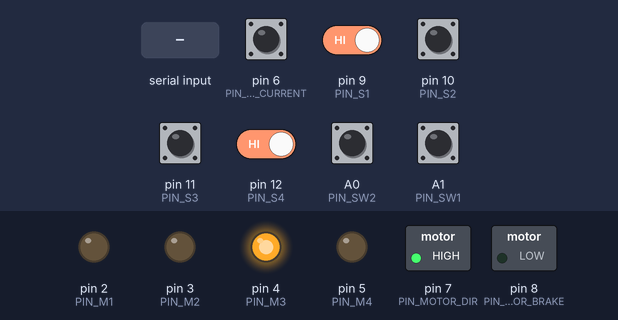
Recording of a sketch running on a simulated Arduino Uno, built with avr-gcc and run on an emulated ATmega328P. On the bench: switched loads named in the sketch (green lamp = pin HIGH), output pins drawn as LEDs (lit = HIGH). Dashed ring = blinking. Inputs (shaded band) come from the test bench; at power-on: A0 (PIN_SW2), A1 (PIN_SW1), pin 6 (PIN_OVER_CURRENT), pin 9 (PIN_S1), pin 10 (PIN_S2), pin 11 (PIN_S3), pin 12 (PIN_S4) HIGH. What the sketch prints to the serial monitor is not drawn.

Above: at 1.2 s.
1.3 s: "90,45\n" received over Serial
At 2.0 s:
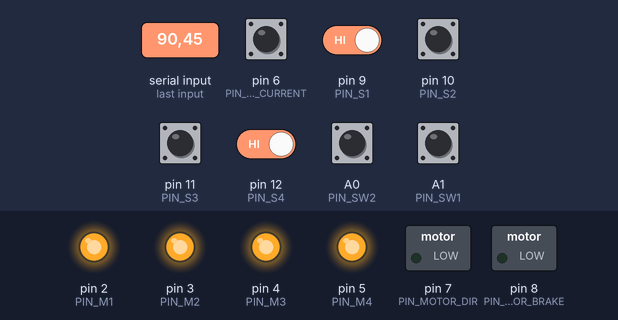
2.8 s: pin 9 (PIN_S1) driven LOW and pin 12 (PIN_S4) driven LOW
At 4.4 s:
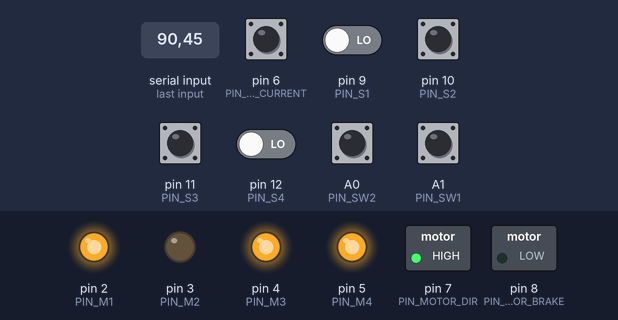
5.8 s: pin 11 (PIN_S3) pulled LOW for 0.15 s
At 8.7 s:
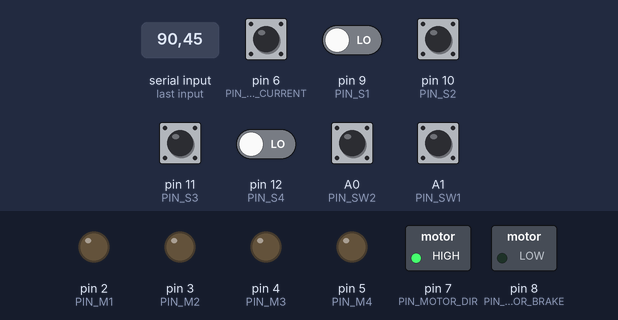
8.9 s: A1 (PIN_SW1) pulled LOW for 1 s
At 9.05 s:
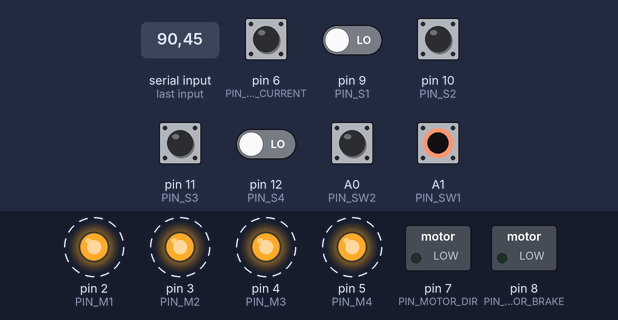
11.4 s: A1 (PIN_SW1) pulled LOW for 0.15 s
At 11.9 s:
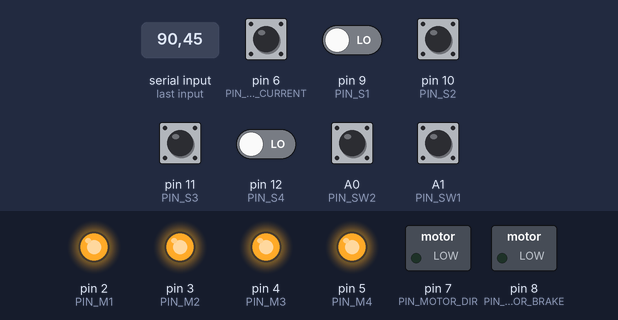
Timing chart, 0 to 14.4 s (numbered marks = the images above; inputs shaded):
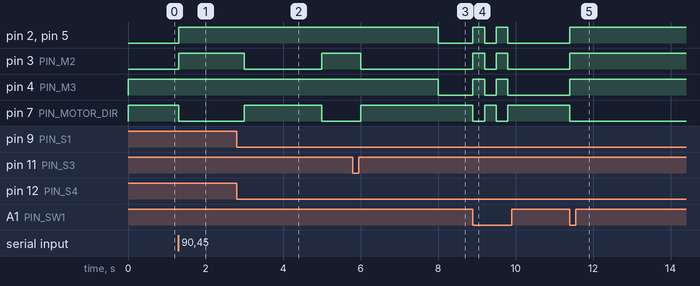

Measured:
- after the input at 1.3 s, pin 2 (PIN_M1), pin 3 (PIN_M2), pin 5 (PIN_M4): LOW → HIGH at once; pin 7 (PIN_MOTOR_DIR): HIGH → LOW at once
- after the input at 2.8 s, pin 3 (PIN_M2): HIGH → LOW after 0.20 s, → HIGH 2.0 s later; pin 7 (PIN_MOTOR_DIR): LOW → HIGH after 0.20 s, → LOW 2.0 s later
- after the input at 5.8 s, pin 2 (PIN_M1), pin 4 (PIN_M3), pin 5 (PIN_M4): HIGH → LOW after 2.2 s; pin 3 (PIN_M2): HIGH → LOW after 0.20 s; pin 7 (PIN_MOTOR_DIR): LOW → HIGH after 0.20 s
- after the input at 8.9 s, pin 2 (PIN_M1), pin 3 (PIN_M2), pin 4 (PIN_M3), pin 5 (PIN_M4): alternates HIGH for 0.30 s and LOW for 0.30 s, 4 changes in all, then stays LOW, starting at once; pin 7 (PIN_MOTOR_DIR): alternates HIGH for 0.30 s and LOW for 0.30 s, 4 changes in all, then stays HIGH, starting at once
- after the input at 11.4 s, pin 2 (PIN_M1), pin 3 (PIN_M2), pin 4 (PIN_M3), pin 5 (PIN_M4): LOW → HIGH at once; pin 7 (PIN_MOTOR_DIR): HIGH → LOW at once

The sketch:

Toolerator3000.ino
```cpp
/*
Toolerator 3000
Tool changer for EmcoTurn 120
Early style turret, 8 tool position
Uses LMD18245 motor driver
Revised 8/24/15--was not indexing correctly.

Requires the elapsedMillis library

pins:
A0:  Forward/stop button switch
A1:  next position button switch
A2-A7:  not used

D0:  (tx)
D1:  (rx)
D2-D5:  M1-M4 of LMD18245
D6:  LMD18245 Comparator output (low if current exceeds limit)
D7:  LMD18245 Direction (low/Fwd: 1=src 2=sink; high/Rev: 1=sink, 2=src)
D8:  LMD18245 Brake (active high) (not used)
D9-D12:  S1-S4 (inverted) from encoder (see below)
D13:  not used

Misc:
M1-M4 programs maximum current.  3A * M/16 = current limit

position to inputs D9-D12
   D12-D9
P  D12-D9  Val
1  1000 0x08
2  1100 0x0c
3  0100 0x04
4  0110 0x06
5  0010 0x02
6  0011 0x03
7  0001 0x01
8  1001 0x09

(D9-D12 are inverted from encoder PCB outputs S1-S4)


What happens:
The encoder values above are correct for the actual position.  To go to a position,
go until the encoder reports the correct position, continue going forward
for a brief period to set the pawl solidly into the new position,
then go backwards to lock the pawl.

At roughly 4.26 sec/rev, this is 0.53 sec/position.  So go past the desired position for
about 25% more, or 130 msec.  This is enough time for the pawl to get into the new position.

Commands:

pushbutton switch 1 (corner of board), toggle forward/off
pushbutton switch 2, move to next position

Ascii commands:
V:  return software version / help
Q:  return current encoder reading ("1"..."8" ) and individual bits S1-S4
    note--might not correspond to actual position??
F:  motor forward until S
S:  stop motor
R:  reverse motor until S
1...8:  go to position, report position when done or X if error


*/

#include <elapsedMillis.h>

#define VERSION_STRING "Toolerator 3000 version 1.4 Cursing Cat"

// motor currents:  full=15=3A, reverse hold=4=0.8A, reverse=15=3A
#define MOTOR_FORWARD_CURRENT 15
#define MOTOR_REVERSE_CURRENT 13
#define MOTOR_REVERSE_HOLD_CURRENT 4
#define MOTOR_OFF_CURRENT 0

#define PIN_MOTOR_DIR 7
#define PIN_MOTOR_BRAKE 8
#define PIN_M1 2
#define PIN_M2 3
#define PIN_M3 4
#define PIN_M4 5
#define PIN_OVER_CURRENT 6
#define PIN_SW2 A0
#define PIN_SW1 A1
#define PIN_S1 9
#define PIN_S2 10
#define PIN_S3 11
#define PIN_S4 12

int currentPosition = 0; // unknown
int targetPosition = 0;
int targetPositionPlusOne; // next position past target
int seenTargetPosition;
enum states { initState, waitForInputState, moveForwardToPositionState, moveReverseToLockState, queryState, versionState,
  motorForwardState, motorReverseState, motorStopState, moveForwardState, keepMovingForwardState} state;
enum motorDirections {forward, reverse} motorDirection;
int motorCurrent=0;

// timing
elapsedMillis timer; // unsigned int
elapsedMillis switchDeadTime;

// once switch active, don't re-activate until deadtime passes
#define DEADTIME 300

// timeout in milleseconds
#define FORWARD_TIMEOUT 7000
#define REVERSE_TIMEOUT 2000
#define IGNORE_OVER_CURRENT_TIMEOUT 500
#define FORWARD_PAWL_TIME 200

// buttons
int switchState=0;

// map inputs on D9-D12 to encoder position 1...8
const byte encoderToPosition[]={0,7,5,6,3,0,4,0,1,8,0,0,2,0,0,0};


// set up motorCurrent and motorDirection before call
void setMotor()
{
  // set direction
  if( motorDirection==forward)
     digitalWrite(PIN_MOTOR_DIR,0);
  else
     digitalWrite(PIN_MOTOR_DIR,1);

  // set current
  digitalWrite(PIN_M1, motorCurrent & 0x01);
  digitalWrite(PIN_M2, motorCurrent & 0x02);
  digitalWrite(PIN_M3, motorCurrent & 0x04);
  digitalWrite(PIN_M4, motorCurrent & 0x08);
  return;
}  // setMotor()


// returns positon 1..8
int readPosition()
{
  int encoder=0;
  encoder = digitalRead(PIN_S1);
  encoder += digitalRead(PIN_S2)<<1;
  encoder += digitalRead(PIN_S3)<<2;
  encoder += digitalRead(PIN_S4)<<3;
  return(encoderToPosition[encoder]);
}  // readPosition()


void setup()
{
  // init I/O pins
  pinMode(PIN_MOTOR_DIR,OUTPUT);
  pinMode(PIN_MOTOR_BRAKE,OUTPUT);
  pinMode(PIN_M1,OUTPUT);
  pinMode(PIN_M2,OUTPUT);
  pinMode(PIN_M3,OUTPUT);
  pinMode(PIN_M4,OUTPUT);
  pinMode(PIN_SW1,INPUT_PULLUP);
  pinMode(PIN_SW2,INPUT_PULLUP);
  pinMode(PIN_S1,INPUT_PULLUP);
  pinMode(PIN_S2,INPUT_PULLUP);
  pinMode(PIN_S3,INPUT_PULLUP);
  pinMode(PIN_S4,INPUT_PULLUP);
  pinMode(PIN_OVER_CURRENT,INPUT_PULLUP);
  Serial.begin(9600); // 9600 baud (via USB cable)
  state=initState;
  switchDeadTime=0;
}  // setup()


void loop()
{
  byte b;
  int encoder;


  switch(state)
  {
    case initState:  // initial state
      // brake off (brake not used elsewhere)
      digitalWrite(PIN_MOTOR_BRAKE,0);
      // set motor to reverse, current to hold
      motorCurrent=MOTOR_REVERSE_HOLD_CURRENT;
      motorDirection=reverse;
      setMotor();
      // print "T" for Toolerator 3000--ready message
      Serial.write('T');
      state=waitForInputState;
      break;

    // vqfsr1-8
    case waitForInputState:
      if (Serial.available() > 0)
      {
        b=Serial.read(); // reads 1 byte
        switch(b)
        {
          case 'Q':
            state=queryState;
            break;
          case 'V':
            state=versionState;
            break;
          case 'F':
            state=motorForwardState;
            break;
          case 'R':
            state=motorReverseState;
            break;
          case 'S':
            state=motorStopState;
            break;
          case '1':
          case '2':
          case '3':
          case '4':
          case '5':
          case '6':
          case '7':
          case '8':
            targetPosition=b-'0';
            if( currentPosition==targetPosition)
            {
              // no need to move--report success
              state=waitForInputState;
              Serial.write('0'+currentPosition);
            }
            else
            {
              state=moveForwardToPositionState;
              seenTargetPosition=0; // have not seen target position yet
              timer=0; // reset timeout timer
            }
            break;
          default:
            // unknown command
            Serial.write('?');
            // keep state
            break;
        } // switch(b)
      }  // if char available

      // now check switches
      // if switch 1, then toggle forward/off
      // if switch 2, move to next position
      if( (digitalRead(PIN_SW1)==LOW) && (switchDeadTime >= DEADTIME) )
      {
        switchState = !switchState;
        if( switchState ) // active?
        {
          state=motorForwardState;
        }
        else
          state=motorStopState;
        switchDeadTime=0; // reset dead time
      }

      if( (digitalRead(PIN_SW2)==LOW) && (switchDeadTime >= DEADTIME) )
      {
        state=moveForwardToPositionState;
        seenTargetPosition=0; // have not seen target position yet
        targetPosition= targetPosition+1;
        if( targetPosition > 8)
          targetPosition=1;
        timer=0; // reset timer for timeout
        switchDeadTime=0; // reset dead time
      }
      // note--no need to watch timeout in this state
      break;

    case queryState:
      // what is current position from encoder?
      encoder=0;
      Serial.write( '0'+ readPosition() );
      encoder = digitalRead(PIN_S1);
      encoder += digitalRead(PIN_S2)<<1;
      encoder += digitalRead(PIN_S3)<<2;
      encoder += digitalRead(PIN_S4)<<3;
      Serial.print(" ");
      Serial.println(encoder,BIN);
      state=waitForInputState;
      break;

    case versionState:
      Serial.println(VERSION_STRING);
      state=waitForInputState;
      break;

    case motorForwardState:
      // set motor to forward, current to forward
      motorCurrent=MOTOR_FORWARD_CURRENT;
      motorDirection=forward;
      setMotor();
      state=waitForInputState;
      break;

    case motorReverseState:
      // set motor to reverse, current to reverse
      motorCurrent=MOTOR_REVERSE_CURRENT;
      motorDirection=reverse;
      setMotor();
      state=waitForInputState;
      break;

    case motorStopState:
      // set motor current off
      motorCurrent=MOTOR_OFF_CURRENT;
      motorDirection=reverse; // could be forward...
      setMotor();
      state=waitForInputState;
      break;

    case moveForwardToPositionState:
      // keep moving forward direction
      motorCurrent=MOTOR_FORWARD_CURRENT;
      motorDirection=forward;
      setMotor();
      // have we seen the target position yet?
      if( readPosition() == targetPosition)
      {
        state=keepMovingForwardState;
        timer=0; // reset timer for going forward
      }
      if( timer >= FORWARD_TIMEOUT)
      {
        // timed out--took too long to get there
        Serial.write('X'); //error, timeout
        state=motorStopState; // or, could hang out in a dead state...
      }
      else // just waiting until we get there
      {
        // nothing
      }
      break;

    // keep going forward far enough to let pawl drop into new position
    // (the encoder can signal the target position before the pawl
    //  is ready to drop into place)
    case keepMovingForwardState:
      // long enough time?
      if( timer >= FORWARD_PAWL_TIME )
      {
        state=moveReverseToLockState;
        currentPosition=targetPosition; // since this may go away with reversing
        // it actually doesn't go away...
        timer=0; // reset timeout timer for reversing
      }
      break;

    case moveReverseToLockState:
      // keep moving reverse direction
      motorCurrent=MOTOR_REVERSE_CURRENT;
      motorDirection=reverse;
      setMotor();
      // timed out?
      if( timer >= REVERSE_TIMEOUT )
      {
        // timed out--took too long to get there
        Serial.write('X'); //error, timeout
        state=motorStopState; // or, could hang out in a dead state...
      }
      // now check if motor is over current after we've given chance for motor current to
      // drop from an initial surge
      else if( (timer >= IGNORE_OVER_CURRENT_TIMEOUT) && (digitalRead(PIN_OVER_CURRENT)==LOW))
      {  // we've backed onto the lock, so engage holding current
        // set motor to reverse, current to hold
        motorCurrent=MOTOR_REVERSE_HOLD_CURRENT;
        motorDirection=reverse;
        setMotor();
        state=waitForInputState;
        // report success
        Serial.write( '0'+ currentPosition );
      }
      else
      {
        // do nothing--keep reversing
      }
      break;

    default: // unknown state
      Serial.write('X'); //error, timeout
      state=motorStopState; // or, could hang out in a dead state...
      break;
  } // switch state

} // loop()

// end of file
```
